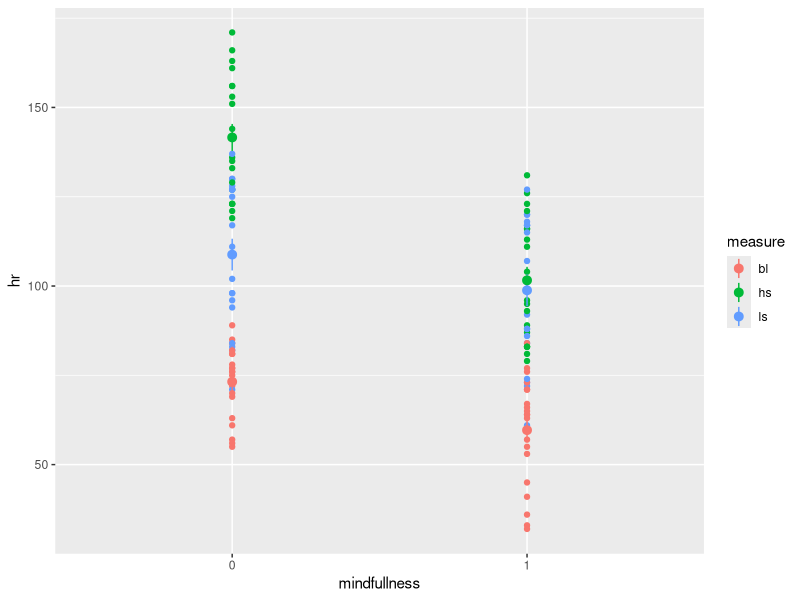

R code for this plot:
## ---- chunk 1

library("tidyverse")
library("glue")



gen_participant <- function(mind) {
  
  out_temp <- tibble(
    id  = glue("09{sample(1000:9999, 1)}_{mind}"), 
    age = sample(28:45, 1)
  )
  
  if (mind == 0) {
    out_add <- tibble(
      bl = rnorm(1,  80, 10) |> round(),
      ls = rnorm(1, 110, 20) |> round(),
      hs = rnorm(1, 140, 20) |> round(),
    )
  } else {
    out_add <- tibble(
      bl = rnorm(1,  70, 15) |> round(),
      ls = rnorm(1, 100, 20) |> round(),
      hs = rnorm(1, 100, 20) |> round(),
    )
  }

  out <- bind_cols(out_temp, out_add)
  return(out)
}

gen_data <- function(n, mind) {
  set.seed(20230427)
  out <- replicate(n, gen_participant(mind = mind), simplify = T) %>% 
  t() %>% 
  as.data.frame() %>% 
  lapply(., unlist) %>% 
  as_tibble()
  return(out)
}

dat <- bind_rows(
  gen_data(n = 20, mind = 0), 
  gen_data(n = 20, mind = 1)
) %>% 
  write_csv("mindfullness_data.csv")

## ---- chunk 2
tidy_dat <- dat %>% 
  separate(id, into = c("id", "mindfullness"), sep = "_") %>% 
  pivot_longer(cols = bl:hs, names_to = "measure", values_to = "hr") 

tidy_dat %>% 
  ggplot() + 
  aes(x = mindfullness, y = hr, color = measure) + 
  geom_point() + 
  stat_summary(fun.data = mean_se, geom = "pointrange")
## ---- chunk 3

library(lme4)

mod <- glmer(hr ~ mindfullness * measure + (1|id), family = "poisson", data = tidy_dat)
summary(mod)

library(emmeans)

emmeans(
  object = mod, 
  specs = ~ mindfullness | measure, 
  type = "response"
)
